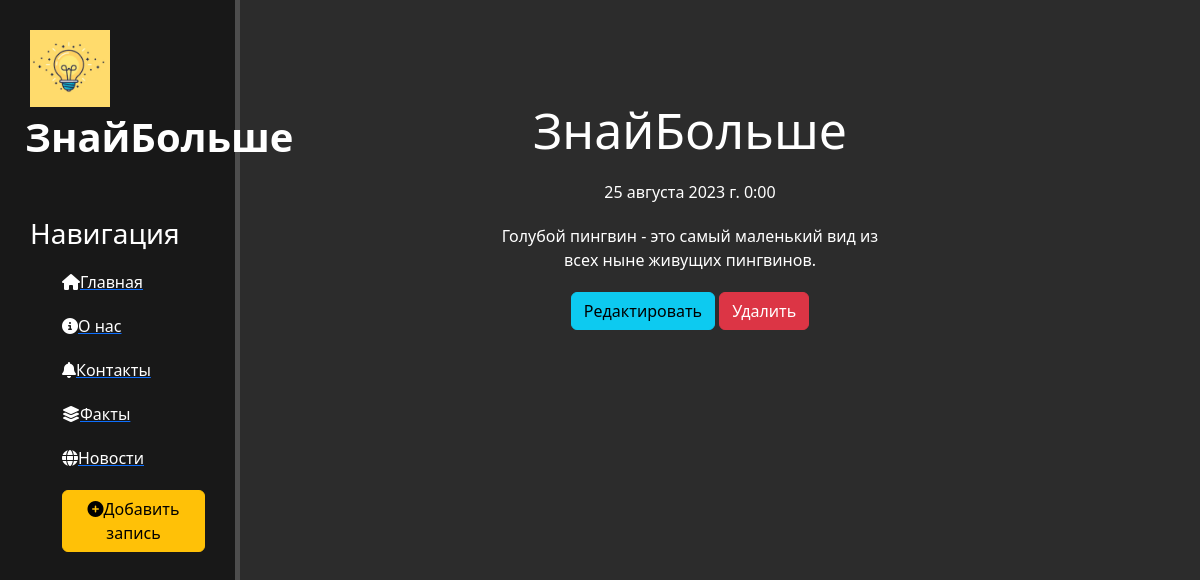
Screenshot of /news/3 with the database file from the repository.
### news/models.py (models this page shows, shortened)
class Articles(models.Model):
    title = models.CharField('Название', max_length=50)
    anons = models.CharField('Анонс', max_length=250)
    full_text = models.TextField('Статья')
    date = models.DateTimeField('Дата публикации')
    class Meta:
        verbose_name = 'Факт'
        verbose_name_plural = 'Факты'

### news/views.py (the view)
# urls.py: path('<int:pk>', views.NewsDetailView.as_view(), name='news-detail'),
class NewsDetailView(DetailView):
    model = Articles
    template_name = 'news/detail_view.html'
    context_object_name = 'article'

### news/templates/news/detail_view.html (shortened to what this page needs)
{% extends 'main/layout.html' %}
{% block content %}
    <div class="features">
        <h1>{{ article.title }}</h1>
        <p>{{ article.date }}</p>
        <p>{{ article.full_text }}</p>
        <a href="{% url 'news-update' article.id %}" class="btn btn-info">Редактировать</a>
        <a href="{% url 'news-delete' article.id %}" class="btn btn-danger">Удалить</a>
    </div>
{% endblock %}

### main/static/main/css/main.css (style rules this page uses)
body { background: #2c2c2c; }
main .features { float: left; color: #fff; margin-top: 100px; text-align: center; width: 75%; }
main .features h1 { font-size: 50px; }
main .features p { max-width: 400px; margin: 20px auto }

### rows the page displays
Articles: title "ЗнайБольше", date "25 августа 2023 г. 0:00", full_text "Голубой пингвин - это caмый маленький вид из всех ныне живущих пингвинов."
